Frame 1 (no input): blank canvas, image omitted
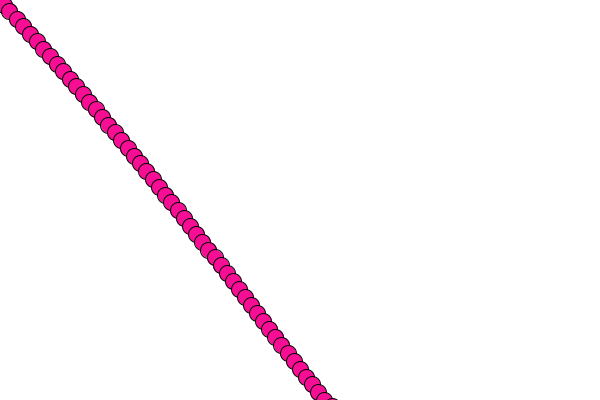
Frame 60 (the mouse pressed at the canvas centre just before this capture)
Frame 120 (the mouse held since frame 60 and released just before this capture): identical to frame 60, image omitted

The Processing sketch that drew this single still picture (run headless with seeded random() and noise(); from frame 60 on, the mouse is pressed at the canvas centre):

// Processing sketch: MoverPVector
// ── MoverPVector.pde
mover m;
float tx = 1;
float ty = 0.1;
void setup() {
    size(600,400);
    m = new mover();
    background(255);
}


void draw() {
  m.update();
  m.checkEdge();
  m.display();
  tx += 0.01;
  ty += 0.001;
}

// ── mover.pde
class mover {
 PVector location;
 PVector velocity;
 PVector acc;
 float topspeed;
 
 mover() {
  location = new PVector(0, 0);
  velocity = new PVector(0,0);
  acc = new PVector(0,0);
  topspeed = 10;
 }
 
  void limit_(float n) {
   if ((velocity.x > n) || (velocity.y > n)) {
     velocity.normalize();
     velocity.mult(n);
   }
   
 }
 
 void update() {
  float nx = noise(tx);
  float ny  = noise(ty);
  acc.add(nx,ny);
  velocity.add(acc);
  limit_(topspeed);
  location.add(velocity);
 }
 

 void checkEdge() {
  if ((location.x < 0) || (location.x > width)) {
     velocity.x *= -1;  
  } else if ((location.y  < 0) ||(location.y > height)) {
    velocity.y *= -1;
  }
 }
 
 void display() {
  stroke(0);
  fill(248,14,148);
  ellipse(location.x, location.y, 16,16);
 }
}
